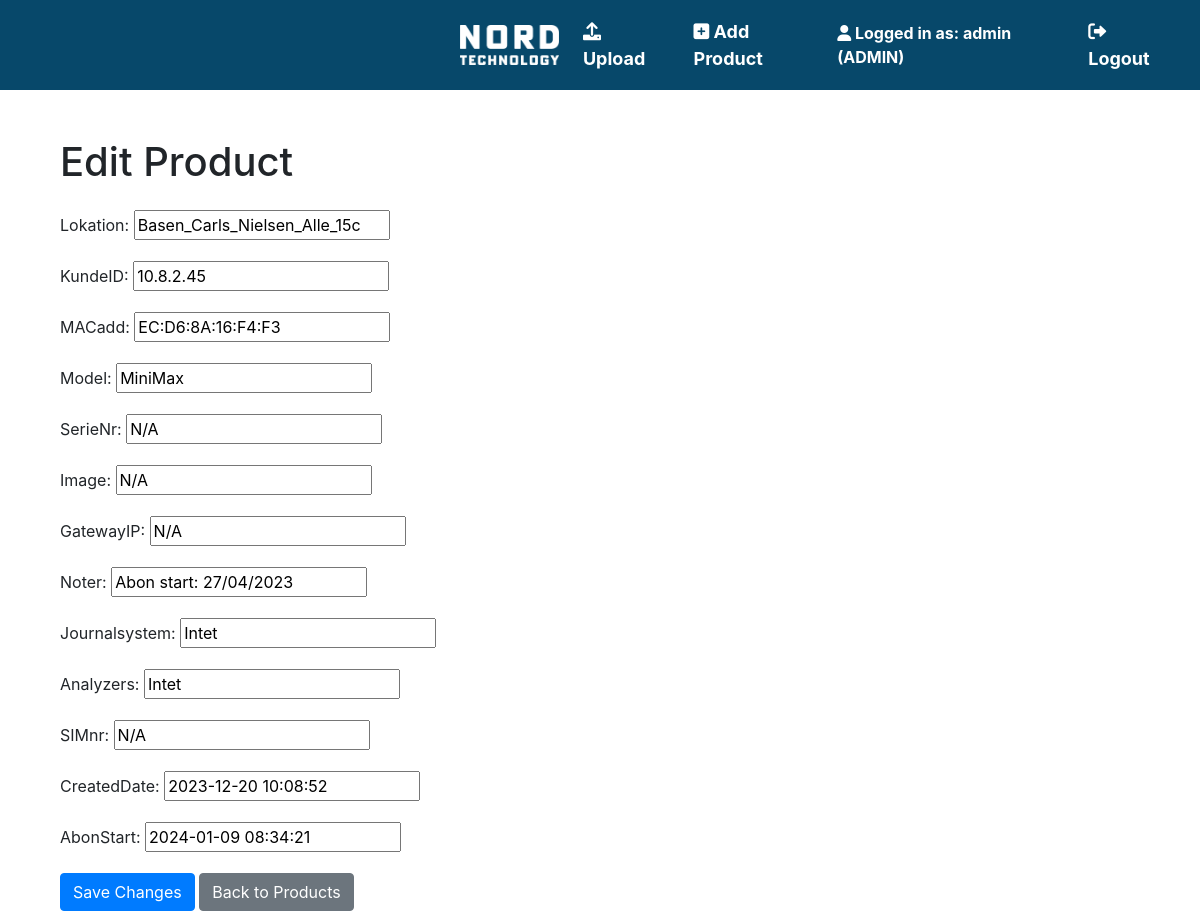
/edit/4/20/ (signed in), run on the app's committed database.
### uploader/models.py (models this page shows, shortened)
class CustomUser(AbstractUser):
    USER_TYPE_CHOICES = (
        ('ADMIN', 'Admin'),
        ('USER', 'User'),
    )
    user_type = models.CharField(choices=USER_TYPE_CHOICES, max_length=10)

class Product(models.Model):
    Lokation = models.CharField(max_length=255, null=True, blank=True)
    KundeID = models.CharField(max_length=255, null=True, blank=True)
    MACadd = models.CharField(max_length=255, null=True, blank=True)
    Model = models.CharField(max_length=255, null=True, blank=True)
    SerieNr = models.CharField(max_length=255, null=True, blank=True)
    GatewayIP = models.CharField(max_length=255, null=True, blank=True)
    Noter = models.CharField(max_length=255, null=True, blank=True)
    Journalsystem = models.CharField(max_length=255, null=True, blank=True)
    Analyzers = models.CharField(max_length=255, null=True, blank=True)
    SIMnr = models.CharField(max_length=255, null=True, blank=True)
    Image = models.CharField(max_length=255, null=True, blank=True)
    company = models.ForeignKey(Company, on_delete=models.CASCADE, db_constraint=True, null=True, blank=True)
    CreatedDate = models.DateTimeField(default=timezone.now, null=True, blank=True)
    AbonStart = models.DateTimeField (default=timezone.now, null=True, blank=True)

### uploader/views.py (the view)
# urls.py: path('edit/<int:company_id>/<int:product_id>/', views.edit_product, name='edit_product'),
@login_required(login_url='/login/')
def edit_product(request, company_id, product_id):
    company = get_object_or_404(Company, pk=company_id)
    product = get_object_or_404(Product, pk=product_id)
    if request.method == 'POST':
        form = ProductForm(request.POST, instance=product)
        if form.is_valid():
            form.save()
            return redirect('display_data')
    else:
        form = ProductForm(instance=product)
    return render(request, 'edit_product.html', {'form': form})

### uploader/forms.py
class ProductForm(ModelForm):
    class Meta:
        model = Product
        fields = ["Lokation", "KundeID", "MACadd", "Model", "SerieNr", "Image", "GatewayIP", "Noter", "Journalsystem", "Analyzers", "SIMnr", "CreatedDate", "AbonStart"]

### uploader/templates/edit_product.html (shortened to what this page needs)
{% extends 'base.html' %}
{% block content %}
<div class="container mt-5">
    <h1 class="mb-4">Edit Product</h1>
    <form method="post">
        <div class="mb-3">
            {{ form.as_p }}
        </div>
        <button type="submit" class="btn btn-primary">Save Changes</button>
        <a href="{% url 'display_data' %}" class="btn btn-secondary">Back to Products</a>
    </form>
</div>
{% endblock %}

### uploader/templates/base.html (shortened to what this page needs)
{% load static %}
<!DOCTYPE html>
<html lang="en">
<head>
    <link rel="stylesheet" href="https://stackpath.bootstrapcdn.com/bootstrap/4.5.2/css/bootstrap.min.css">
    <link rel="stylesheet" href="https://cdnjs.cloudflare.com/ajax/libs/font-awesome/6.0.0-beta3/css/all.min.css">
</head>
<body>
    <nav class="navbar navbar-expand-lg navbar-dark" style="background-color: #07486A;">
        <a class="navbar-brand" href="{% url 'display_data' %}">
            <img src="{% static 'images/Nord_logo_hvidt.png' %}" alt="Company Logo" height="40">
        </a>
        <div class="collapse navbar-collapse" id="navbarNav">
            <ul class="navbar-nav ml-auto">
                <li class="nav-item">
                    <a class="nav-link" href="{% url 'upload' %}" style="color: white;">
                        <i class="fas fa-upload"></i> Upload
                    </a>
                <li class="nav-item">
                    <a class="nav-link" href="{% url 'add_product' %}" style="color: white;">
                        <i class="fas fa-plus-square"></i> Add Product
                    </a>
                <li class="nav-item align-self-center">
                    <span class="logged">
                        {% if request.user.is_authenticated %}
                        <i class="fas fa-user"></i> Logged in as: {{ request.user.username }} ({{ request.user.user_type }})
                        {% else %}
                        <i class="fas fa-user-slash"></i> Not logged in
                        {% endif %}
                    </span>
                </li>
                {% if request.user.is_authenticated %}
                <li class="nav-item">
                    <a class="nav-link" href="{% url 'user_logout' %}" style="color: white;">
                        <i class="fas fa-sign-out-alt"></i> Logout
                    </a>
                </li>
                {% endif %}
            </ul>
        </div>
    </nav>
    <div class="container mt-4">
        {% block content %}
        {% endblock %}
    </div>
</body>
</html>

### uploader/templates/base.html (style rules this page uses)
.navbar { background-color: #07486A; padding: 10px; }
.navbar .navbar-brand { color: #ffffff; font-size: 24px; font-weight: bold; padding-left: 450px; }
.navbar ul li a { color: #ffffff; font-size: 18px; font-weight: bold; text-decoration: none; margin-right: 20px; }
.logged { color: white; margin-right: 20px; font-weight: bold; }

### data on the page
CustomUser: user.username "admin", user.user_type "ADMIN"
Product: Lokation "Basen_Carls_Nielsen_Alle_15c", KundeID "10.8.2.45", MACadd "EC:D6:8A:16:F4:F3", Model "MiniMax", SerieNr "N/A", Image "N/A", GatewayIP "N/A", Noter "Abon start: 27/04/2023", Journalsystem "Intet", Analyzers "Intet", SIMnr "N/A", CreatedDate "2023-12-20 10:08:52", AbonStart "2024-01-09 08:34:21"
